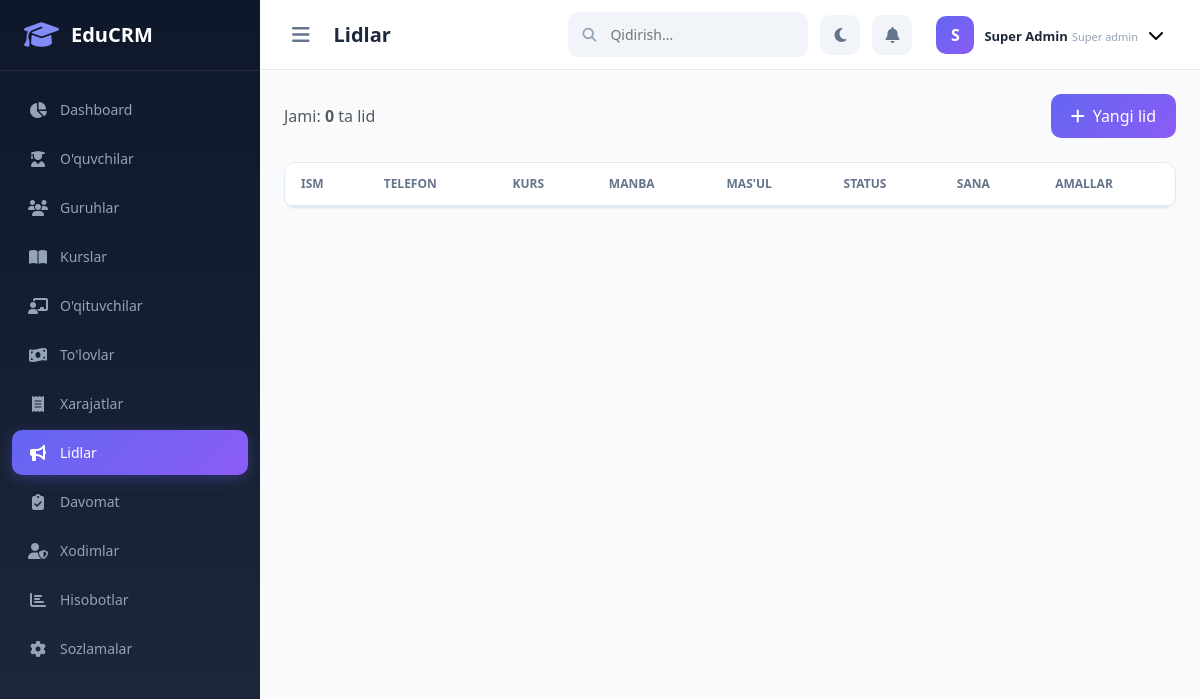
/admin/super/leads.php (signed in), run on the app's committed database.
### tables this page shows
CREATE TABLE users (
    id INT AUTO_INCREMENT PRIMARY KEY,
    full_name VARCHAR(100) NOT NULL,
    email VARCHAR(100) UNIQUE NOT NULL,
    phone VARCHAR(20),
    password VARCHAR(255) NOT NULL,
    role ENUM('super_admin', 'manager', 'teacher', 'receptionist') NOT NULL DEFAULT 'teacher',
    avatar VARCHAR(255) DEFAULT NULL,
    status ENUM('active', 'inactive', 'blocked') DEFAULT 'active',
    last_login DATETIME DEFAULT NULL,
    created_at TIMESTAMP DEFAULT CURRENT_TIMESTAMP,
    updated_at TIMESTAMP DEFAULT CURRENT_TIMESTAMP ON UPDATE CURRENT_TIMESTAMP
);

### includes/auth.php (called while the page is built, shortened)
<?php
function isLoggedIn() {
    return isset($_SESSION['user_id']);
}
function currentUser() {
    global $db;
    return $db->fetch("SELECT * FROM users WHERE id = ?", [$_SESSION['user_id']]);
}

### config/database.php (called while the page is built, shortened)
<?php
class Database {
    private static $instance = null;
    private $connection;
    private function __construct() {
        try {
            $dsn = "mysql:host=" . DB_HOST . ";dbname=" . DB_NAME . ";charset=" . DB_CHARSET;
            $this->connection = new PDO($dsn, DB_USER, DB_PASS, [
                PDO::ATTR_ERRMODE => PDO::ERRMODE_EXCEPTION,
                PDO::ATTR_DEFAULT_FETCH_MODE => PDO::FETCH_ASSOC,
                PDO::ATTR_EMULATE_PREPARES => false,
            ]);
        } catch (PDOException $e) {
            die("Database ulanish xatosi: " . $e->getMessage());
        }
    }
    public static function getInstance() {
        if (self::$instance === null) {
            self::$instance = new self();
        }
        return self::$instance;
    }
    public function query($sql, $params = []) {
        $stmt = $this->connection->prepare($sql);
        $stmt->execute($params);
        return $stmt;
    }
    public function fetch($sql, $params = []) {
        return $this->query($sql, $params)->fetch();
    }
    public function fetchAll($sql, $params = []) {
        return $this->query($sql, $params)->fetchAll();
    }
}

### config/config.php (called while the page is built, shortened)
<?php
require_once __DIR__ . '/database.php';
require_once __DIR__ . '/../includes/functions.php';
require_once __DIR__ . '/../includes/auth.php';
$db = Database::getInstance();

### includes/functions.php (called while the page is built, shortened)
<?php
function clean($data) {
    return htmlspecialchars(trim($data), ENT_QUOTES, 'UTF-8');
}

### admin/super/leads.php (the view, shortened to what this page needs)
<?php
$pageTitle = 'Lidlar';
require_once __DIR__ . '/../includes/header.php';
$leads = $db->fetchAll("SELECT l.*, c.name as course_name, u.full_name as assigned_name
    FROM leads l
    LEFT JOIN courses c ON l.course_interest = c.id
    LEFT JOIN users u ON l.assigned_to = u.id
    ORDER BY l.created_at DESC");
include __DIR__ . '/../includes/sidebar_super.php';
include __DIR__ . '/../includes/topbar.php';
?>
<div class="d-flex justify-content-between align-items-center mb-4">
    <span class="text-muted">Jami: <strong><?= count($leads) ?></strong> ta lid</span>
    <button class="btn btn-primary-gradient" data-bs-toggle="modal" data-bs-target="#addLeadModal">
        <i class="fas fa-plus me-2"></i>Yangi lid
    </button>
</div>
<div class="card animate-in">
    <div class="card-body p-0">
        <div class="table-responsive">
            <table class="table data-table">
                <thead>
                    <tr>
                        <th>Ism</th>
                        <th>Telefon</th>
                        <th>Kurs</th>
                        <th>Manba</th>
                        <th>Mas'ul</th>
                        <th>Status</th>
                        <th>Sana</th>
                        <th>Amallar</th>
                    </tr>
                </thead>
            </table>
        </div>
    </div>
</div>
<?php include __DIR__ . '/../includes/footer.php'; ?>

### admin/includes/topbar.php (shortened to what this page needs)
    </nav>
</aside>
<main class="main-content" id="mainContent">
    <header class="topbar">
        <div class="topbar-left">
            <button class="sidebar-toggle-btn" onclick="toggleSidebar()">
                <i class="fas fa-bars"></i>
            </button>
            <h4 class="page-title animate__animated animate__fadeInLeft"><?= $pageTitle ?></h4>
        </div>
        <div class="topbar-right">
            <div class="search-box d-none d-md-block">
                <i class="fas fa-search"></i>
                <input type="text" placeholder="Qidirish..." id="globalSearch">
            </div>
            <button class="theme-toggle" onclick="toggleTheme()" title="Tema o'zgartirish">
                <i class="fas fa-moon"></i>
            </button>
            <div class="dropdown notification-dropdown">
                <button class="notification-btn" data-bs-toggle="dropdown">
                    <i class="fas fa-bell"></i>
                </button>
            </div>
            <div class="dropdown profile-dropdown">
                <button class="profile-btn" data-bs-toggle="dropdown">
                    <div class="avatar">
                        <?php if ($currentUser['avatar']): ?>
                            <img src="<?= BASE_URL . $currentUser['avatar'] ?>" alt="">
                        <?php else: ?>
                            <span><?= strtoupper(substr($currentUser['full_name'], 0, 1)) ?></span>
                        <?php endif; ?>
                    </div>
                    <div class="profile-info d-none d-md-block">
                        <span class="name"><?= clean($currentUser['full_name']) ?></span>
                        <span class="role"><?= ucfirst(str_replace('_', ' ', $currentUser['role'])) ?></span>
                    </div>
                    <i class="fas fa-chevron-down d-none d-md-block"></i>
                </button>
            </div>
        </div>
    </header>
    <div class="page-content animate__animated animate__fadeIn">

### admin/assets/css/admin.css (style rules this page uses)
:root { --primary: #6366f1; --primary-light: #818cf8; --primary-dark: #4f46e5; --secondary: #8b5cf6; --success: #10b981; --warning: #f59e0b; --danger: #ef4444; --info: #06b6d4; --dark: #1e293b; --gray-50: #f8fafc; --gray-100: #f1f5f9; --gray-200: #e2e8f0; --gray-300: #cbd5e1; --gray-400: #94a3b8; --gray-500: #64748b; --gray-600: #475569; --gray-700: #334155; --gray-800: #1e293b; --gray-900: #0f172a; --sidebar-width: 260px; --sidebar-collapsed: 0px; --topbar-height: 70px; --border-radius: 12px; --shadow-sm: 0 1px 2px rgba(0,0,0,0.05); --shadow: 0 4px 6px -1px rgba(0,0,0,0.07), 0 2px 4px -2px rgba(0,0,0,0.05); --shadow-lg: 0 10px 15px -3px rgba(0,0,0,0.08), 0 4px 6px -4px rgba(0,0,0,0.05); --shadow-xl: 0 20px 25px -5px rgba(0,0,0,0.1), 0 8px 10px -6px rgba(0,0,0,0.05); --transition: all 0.3s cubic-bezier(0.4, 0, 0.2, 1); }
* { margin: 0; padding: 0; box-sizing: border-box; }
body { font-family: 'Segoe UI', system-ui, -apple-system, sans-serif; background: var(--gray-50); color: var(--gray-800); overflow-x: hidden; }
.main-content { margin-left: var(--sidebar-width); min-height: 100vh; transition: var(--transition); }
.topbar { position: sticky; top: 0; height: var(--topbar-height); background: rgba(255,255,255,0.9); backdrop-filter: blur(20px); border-bottom: 1px solid var(--gray-200); display: flex; align-items: center; justify-content: space-between; padding: 0 24px; z-index: 100; transition: var(--transition); }
.topbar-left { display: flex; align-items: center; gap: 16px; }
.sidebar-toggle-btn { background: none; border: none; font-size: 20px; color: var(--gray-500); cursor: pointer; padding: 8px; border-radius: 8px; transition: var(--transition); }
.page-title { font-size: 20px; font-weight: 700; color: var(--gray-800); margin: 0; }
.topbar-right { display: flex; align-items: center; gap: 12px; }
.search-box { position: relative; }
.search-box i { position: absolute; left: 14px; top: 50%; transform: translateY(-50%); color: var(--gray-400); font-size: 14px; }
.search-box input { background: var(--gray-100); border: 2px solid transparent; border-radius: 10px; padding: 10px 16px 10px 40px; width: 240px; font-size: 14px; transition: var(--transition); color: var(--gray-800); }
.theme-toggle { width: 40px; height: 40px; border: none; background: var(--gray-100); border-radius: 10px; font-size: 16px; color: var(--gray-500); cursor: pointer; transition: var(--transition); }
.notification-btn { width: 40px; height: 40px; border: none; background: var(--gray-100); border-radius: 10px; font-size: 16px; color: var(--gray-500); cursor: pointer; position: relative; transition: var(--transition); }
.profile-btn { display: flex; align-items: center; gap: 10px; background: none; border: none; cursor: pointer; padding: 6px 12px; border-radius: 10px; transition: var(--transition); }
.avatar { width: 38px; height: 38px; border-radius: 10px; background: linear-gradient(135deg, var(--primary), var(--secondary)); display: flex; align-items: center; justify-content: center; overflow: hidden; }
.avatar span { color: white; font-weight: 600; font-size: 16px; }
.profile-info { display: flex; flex-direction: column; align-items: flex-start; }
.profile-info .name { font-size: 13px; font-weight: 600; color: var(--gray-800); }
.profile-info .role { font-size: 11px; color: var(--gray-400); }
.page-content { padding: 24px; }
.card { border: 1px solid var(--gray-200); border-radius: var(--border-radius); box-shadow: var(--shadow-sm); transition: var(--transition); overflow: hidden; }
.card-body { padding: 20px; }
.btn-primary-gradient { background: linear-gradient(135deg, var(--primary), var(--secondary)); border: none; color: white; border-radius: 10px; padding: 10px 20px; font-weight: 500; transition: var(--transition); }
.table { margin-bottom: 0; }
.table th { font-size: 12px; font-weight: 600; text-transform: uppercase; color: var(--gray-500); border-bottom: 2px solid var(--gray-200); padding: 12px 16px; }
.animate-in { animation: slideInUp 0.4s ease-out forwards; }
.animate-in:nth-child(2) { animation-delay: 0.1s; }

### data on the page
users: full_name "S", full_name "Super Admin", role "Super admin"

### other printed values
$pageTitle "Lidlar"
count($leads) "0"
